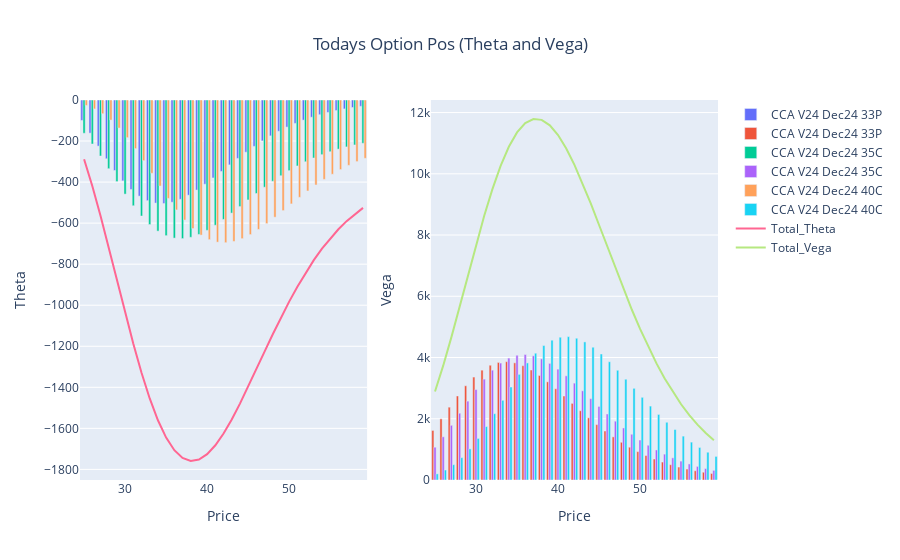

This figure's notebook cell:
### Code cell
fig_t = go.Figure()
for i in list(t)[1:-1]:
    fig_t.add_trace(go.Bar(x=t.Price, y=t[i], name=i, base=0))

fig_t.add_trace(go.Scatter(x=t.Price, y=t.Option_Theta, mode='lines', name='Total_Theta'))


#~~~~~~~~~~~~~~~~~~~~~~~~~~~~~~~~~~~~~~~~~~~~~~~~~~~~~~~~~~~~~~~~~~~~~~~~~~~~~~~~~
fig_v = go.Figure()
for i in list(v)[1:-1]:
    fig_v.add_trace(go.Bar(x=v.Price, y=v[i], name=i, base=0))

fig_v.add_trace(go.Scatter(x=v.Price, y=v.Option_Vega, mode='lines', name='Total_Vega'))

#~~~~~~~~~~~~~~~~~~~~~~~~~~~~~~~~~~~~~~~~~~~~~~~~~~~~~~~~~~~~~~~~~~~~~~~~~~~~~~~~
fig = make_subplots(rows=1, cols=2)
for i in range(0,len(fig_p.data)):
    fig.add_trace(fig_t.data[i], row=1, col=1)
    fig.add_trace(fig_v.data[i], row=1, col=2)
    
#fig.update_layout(title={'text': 'Todays Option Pos (Theta and Vega)','x': 0.5,'xanchor': 'center'}, barmode='stack')
fig.update_layout(title={'text': 'Todays Option Pos (Theta and Vega)','x': 0.5,'xanchor': 'center'})

fig.update_xaxes(title_text="Price", row=1, col=1)
fig.update_yaxes(title_text="Theta", row=1, col=1)
fig.update_xaxes(title_text="Price", row=1, col=2)
fig.update_yaxes(title_text="Vega", row=1, col=2)    
fig.show()

### Figure 1 — Plotly figure (JSON) as saved in the notebook; plotly's stock layout.template omitted (floating-point values rounded to 4 significant figures)
{"data": [{"base": 0, "name": "CCA V24 Dec24 33P", "type": "bar", "x": [25, 26, 27, 28, 29, 30, 31, 32, 33, 34, 35, 36, 37, 38, 39, 40, 41, 42, 43, 44, 45, 46, 47, 48, 49, 50, 51, 52, 53, 54, 55, 56, 57, 58, 59], "xaxis": "x", "y": [-99.69, -161.6, -224.7, -286.3, -343.5, -394.0, -436.0, -468.3, -490.4, -502.3, -504.5, -498.0, -484.0, -463.8, -438.8, -410.4, -379.7, -348.0, -316.0, -284.7, -254.5, -225.9, -199.2, -174.7, -152.3, -132.1, -114.0, -98.0, -83.88, -71.52, -60.76, -51.45, -43.44, -36.56, -30.7], "yaxis": "y"}, {"base": 0, "name": "CCA V24 Dec24 33P", "type": "bar", "x": [25, 26, 27, 28, 29, 30, 31, 32, 33, 34, 35, 36, 37, 38, 39, 40, 41, 42, 43, 44, 45, 46, 47, 48, 49, 50, 51, 52, 53, 54, 55, 56, 57, 58, 59], "xaxis": "x2", "y": [1618.0, 1997.0, 2378.0, 2744.0, 3077.0, 3362.0, 3588.0, 3748.0, 3839.0, 3864.0, 3826.0, 3733.0, 3592.0, 3414.0, 3207.0, 2980.0, 2743.0, 2502.0, 2263.0, 2030.0, 1809.0, 1601.0, 1408.0, 1232.0, 1071.0, 927.5, 799.1, 685.6, 585.9, 498.8, 423.2, 357.9, 301.8, 253.8, 212.8], "yaxis": "y2"}, {"base": 0, "name": "CCA V24 Dec24 35C", "type": "bar", "x": [25, 26, 27, 28, 29, 30, 31, 32, 33, 34, 35, 36, 37, 38, 39, 40, 41, 42, 43, 44, 45, 46, 47, 48, 49, 50, 51, 52, 53, 54, 55, 56, 57, 58, 59], "xaxis": "x", "y": [-162.0, -214.5, -272.8, -334.6, -397.5, -458.6, -515.2, -565.2, -606.9, -638.9, -660.9, -672.9, -675.2, -669.0, -655.1, -635.1, -610.2, -581.8, -551.1, -519.2, -487.1, -455.4, -424.9, -396.0, -369.0, -344.1, -321.4, -300.9, -282.5, -266.3, -251.9, -239.4, -228.5, -219.1, -211.0], "yaxis": "y"}, {"base": 0, "name": "CCA V24 Dec24 35C", "type": "bar", "x": [25, 26, 27, 28, 29, 30, 31, 32, 33, 34, 35, 36, 37, 38, 39, 40, 41, 42, 43, 44, 45, 46, 47, 48, 49, 50, 51, 52, 53, 54, 55, 56, 57, 58, 59], "xaxis": "x2", "y": [1070.0, 1411.0, 1786.0, 2181.0, 2576.0, 2953.0, 3295.0, 3587.0, 3818.0, 3982.0, 4075.0, 4098.0, 4057.0, 3958.0, 3809.0, 3621.0, 3402.0, 3163.0, 2912.0, 2656.0, 2403.0, 2156.0, 1921.0, 1699.0, 1494.0, 1306.0, 1135.0, 981.4, 844.6, 723.6, 617.3, 524.6, 444.2, 374.8, 315.3], "yaxis": "y2"}, {"base": 0, "name": "CCA V24 Dec24 40C", "type": "bar", "x": [25, 26, 27, 28, 29, 30, 31, 32, 33, 34, 35, 36, 37, 38, 39, 40, 41, 42, 43, 44, 45, 46, 47, 48, 49, 50, 51, 52, 53, 54, 55, 56, 57, 58, 59], "xaxis": "x", "y": [-26.62, -43.38, -66.82, -97.82, -136.8, -183.4, -236.8, -295.4, -357.0, -419.2, -479.6, -535.5, -585.0, -626.3, -658.3, -680.4, -692.5, -695.2, -689.2, -675.6, -655.6, -630.7, -602.1, -571.1, -538.8, -506.2, -474.2, -443.3, -414.1, -386.8, -361.7, -338.9, -318.4, -300.1, -284.0], "yaxis": "y"}, {"base": 0, "name": "CCA V24 Dec24 40C", "type": "bar", "x": [25, 26, 27, 28, 29, 30, 31, 32, 33, 34, 35, 36, 37, 38, 39, 40, 41, 42, 43, 44, 45, 46, 47, 48, 49, 50, 51, 52, 53, 54, 55, 56, 57, 58, 59], "xaxis": "x2", "y": [200.6, 325.9, 500.4, 730.0, 1017.0, 1358.0, 1745.0, 2165.0, 2602.0, 3037.0, 3450.0, 3823.0, 4141.0, 4391.0, 4566.0, 4663.0, 4682.0, 4629.0, 4510.0, 4336.0, 4116.0, 3861.0, 3583.0, 3291.0, 2994.0, 2700.0, 2414.0, 2141.0, 1885.0, 1649.0, 1432.0, 1237.0, 1062.0, 906.9, 770.5], "yaxis": "y2"}, {"mode": "lines", "name": "Total_Theta", "type": "scatter", "x": [25, 26, 27, 28, 29, 30, 31, 32, 33, 34, 35, 36, 37, 38, 39, 40, 41, 42, 43, 44, 45, 46, 47, 48, 49, 50, 51, 52, 53, 54, 55, 56, 57, 58, 59], "xaxis": "x", "y": [-288.3, -419.4, -564.3, -718.7, -877.7, -1036.0, -1188.0, -1329.0, -1454.0, -1560.0, -1645.0, -1706.0, -1744.0, -1759.0, -1752.0, -1726.0, -1683.0, -1625.0, -1556.0, -1479.0, -1397.0, -1312.0, -1226.0, -1142.0, -1060.0, -982.4, -909.6, -842.2, -780.5, -724.6, -674.4, -629.8, -590.3, -555.8, -525.7], "yaxis": "y"}, {"mode": "lines", "name": "Total_Vega", "type": "scatter", "x": [25, 26, 27, 28, 29, 30, 31, 32, 33, 34, 35, 36, 37, 38, 39, 40, 41, 42, 43, 44, 45, 46, 47, 48, 49, 50, 51, 52, 53, 54, 55, 56, 57, 58, 59], "xaxis": "x2", "y": [2889.0, 3734.0, 4665.0, 5655.0, 6669.0, 7672.0, 8627.0, 9500.0, 10260.0, 10880.0, 11350.0, 11650.0, 11790.0, 11760.0, 11580.0, 11260.0, 10830.0, 10290.0, 9685.0, 9023.0, 8328.0, 7619.0, 6912.0, 6222.0, 5560.0, 4933.0, 4348.0, 3808.0, 3316.0, 2871.0, 2473.0, 2119.0, 1808.0, 1535.0, 1299.0], "yaxis": "y2"}], "layout": {"title": {"text": "Todays Option Pos (Theta and Vega)", "x": 0.5, "xanchor": "center"}, "xaxis": {"anchor": "y", "domain": [0, 0.45], "title": {"text": "Price"}}, "xaxis2": {"anchor": "y2", "domain": [0.55, 1], "title": {"text": "Price"}}, "yaxis": {"anchor": "x", "domain": [0, 1], "title": {"text": "Theta"}}, "yaxis2": {"anchor": "x2", "domain": [0, 1], "title": {"text": "Vega"}}}}
